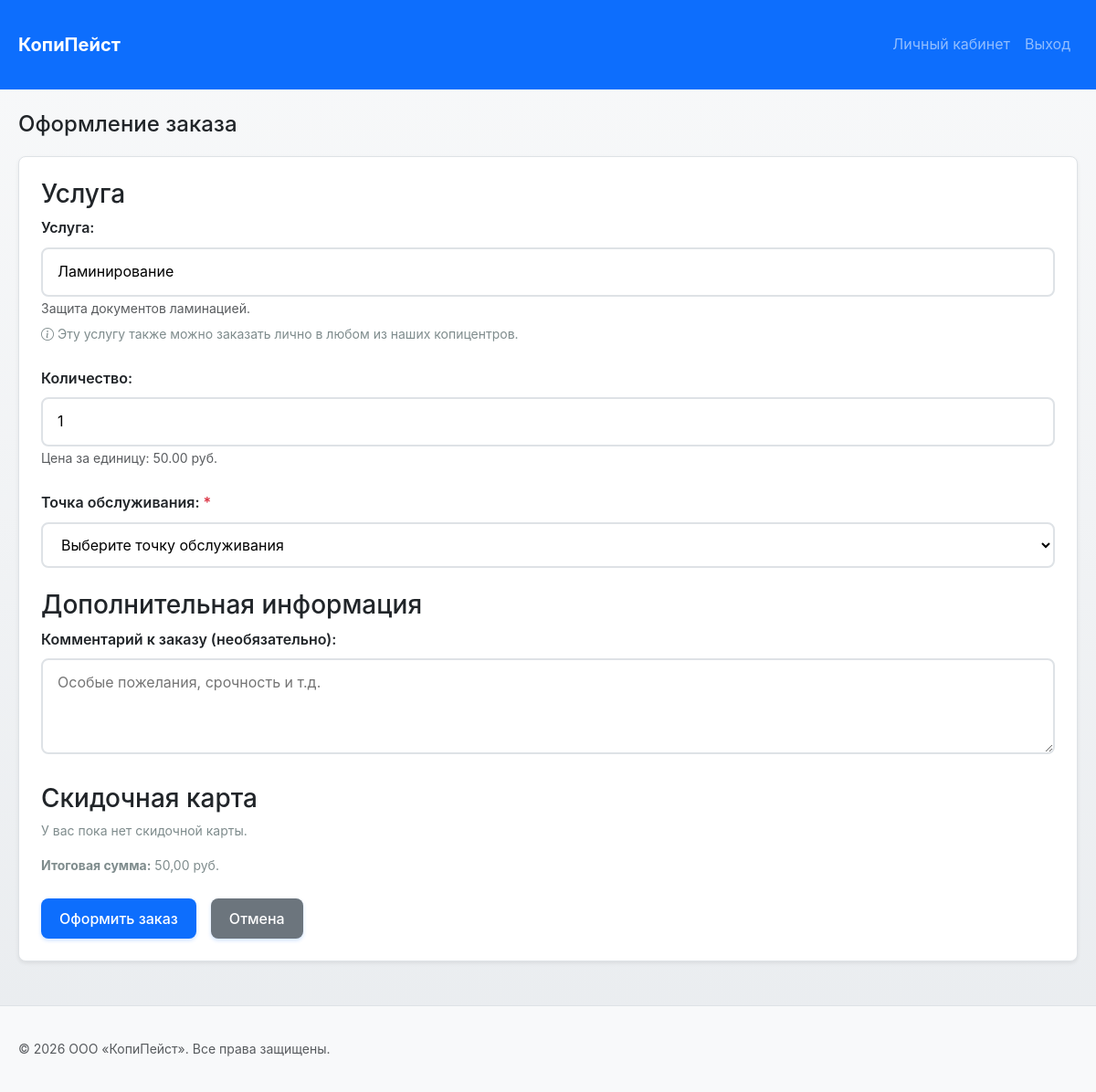
Page /orders/create.php?service_id=5 (signed in) on the committed database.
### tables this page shows
CREATE TABLE `services` (
  `service_id` int NOT NULL,
  `service_name` varchar(255) NOT NULL,
  `description` text,
  `base_price` decimal(10,2) NOT NULL,
  `location_id` int DEFAULT NULL,
  `is_active` tinyint(1) DEFAULT '1',
  `created_at` timestamp NULL DEFAULT CURRENT_TIMESTAMP,
  `is_offline` tinyint(1) NOT NULL DEFAULT '0' COMMENT '1 - услуга только оффлайн, 0 - можно заказать онлайн'
);

### function/helpers.php (called while the page is built, shortened)
<?php
function formatPrice(float|int $price): string
{
    return number_format($price, 2, '.', ' ') . ' руб.';
}

### function/auth.php (called while the page is built, shortened)
<?php
function getRoleId() {
    return $_SESSION['role_id'] ?? 0;
}

### orders/create.php (the view, shortened to what this page needs)
<?php
require_once __DIR__ . '/../function/connect.php';
require_once __DIR__ . '/../function/auth.php';
require_once __DIR__ . '/../function/helpers.php';
$error   = '';
$service = null;
$serviceId = intval($_GET['service_id'] ?? 0);
if ($serviceId > 0) {
    $stmt = $pdo->prepare("SELECT * FROM services WHERE service_id = ?");
    $stmt->execute([$serviceId]);
    $service = $stmt->fetch();
}
$isEmployee = in_array(getRoleId(), [2, 3]);
$employeeLocationId = null;
$employeeLocationName = '';
$locations = $pdo->query("SELECT location_id, CONCAT(location_name, ' - ', address) as address_name FROM locations WHERE is_active = 1 ORDER BY location_name")->fetchAll();
$discountCard = null;
try {
    $stmt = $pdo->prepare("SELECT discount_id, number_of_bonuses FROM discount_card WHERE user_id = ?");
    $stmt->execute([$_SESSION['user_id']]);
    $discountCard = $stmt->fetch(PDO::FETCH_ASSOC) ?: null;
} catch (PDOException $e) {
    try {
        $stmt = $pdo->prepare(
            "SELECT dc.discount_id, dc.number_of_bonuses
             FROM discount_card dc
             JOIN user_discount_card udc ON udc.discount_id = dc.discount_id
             WHERE udc.id_user = ? LIMIT 1"
        );
        $stmt->execute([$_SESSION['user_id']]);
        $discountCard = $stmt->fetch(PDO::FETCH_ASSOC) ?: null;
    } catch (PDOException $e2) {
        $discountCard = null;
    }
}
require_once __DIR__ . '/../function/layout_start.php';
?>
        <h2>Оформление заказа</h2>
        <?php if ($error): ?>
            <div class="alert alert-error"><?= htmlspecialchars($error) ?></div>
            <div class="form-actions">
                <a href="../index.php" class="btn btn-secondary">Вернуться в каталог услуг</a>
            </div>
        <?php elseif ($service): ?>
            <form method="POST" class="order-form">
                <div class="form-section">
                    <h3>Услуга</h3>
                    <div class="form-group">
                        <label>Услуга:</label>
                        <input type="text" value="<?= htmlspecialchars($service['service_name']) ?>" readonly>
                        <?php if (!empty($service['description'])): ?>
                            <small class="form-text text-muted"><?= htmlspecialchars($service['description']) ?></small>
                        <?php endif; ?>
                        <p class="form-hint" style="margin-top: 5px;">
                            <i class="bi bi-info-circle"></i> Эту услугу также можно заказать лично в любом из наших копицентров.
                        </p>
                    </div>
                    <div class="form-group">
                        <label for="quantity">Количество:</label>
                        <input type="number" name="quantity" id="quantity" min="1" max="1000000" step="1" value="1" required>
                        <small class="form-text text-muted">Цена за единицу: <?= formatPrice($service['base_price']) ?></small>
                    </div>
                    <?php if (!empty($locations)): ?>
                    <div class="form-group">
                        <label for="location_id">Точка обслуживания: <span class="text-danger">*</span></label>
                        <?php if ($isEmployee && $employeeLocationId): ?>
                            <input type="hidden" name="location_id" value="<?= $employeeLocationId ?>">
                            <p class="form-control-static" style="padding-top: 7px;">
                                <strong><?= htmlspecialchars($employeeLocationName) ?></strong><br>
                                <small class="form-text text-muted">(Вы закреплены за этим копицентром, поэтому адрес выбран автоматически)</small>
                            </p>
                        <?php else: ?>
                            <select name="location_id" id="location_id" required>
                                <option value="">Выберите точку обслуживания</option>
                            </select>
                        <?php endif; ?>
                    </div>
                    <?php else: ?>
                        <div class="alert alert-error">Нет доступных точек обслуживания. Обратитесь к администратору.</div>
                    <?php endif; ?>
                </div>
                <div class="form-section">
                    <h3>Дополнительная информация</h3>
                    <div class="form-group">
                        <label for="client_comment">Комментарий к заказу (необязательно):</label>
                        <textarea name="client_comment" id="client_comment" rows="3" placeholder="Особые пожелания, срочность и т.д."></textarea>
                    </div>
                </div>
                <div class="form-section">
                    <h3>Скидочная карта</h3>
                    <?php if ($discountCard && (int)$discountCard['number_of_bonuses'] > 0): ?>
                        <p class="form-hint">
                            На вашей карте <strong><?= (int)$discountCard['number_of_bonuses'] ?> бонусов</strong>.
                            1 бонус = 1 рубль скидки.
                        </p>
                        <div class="form-group">
                            <label for="use_bonuses">
                                Списать бонусов
                                <small class="text-muted">(макс. <?= (int)$discountCard['number_of_bonuses'] ?>)</small>:
                            </label>
                            <input type="number" name="use_bonuses" id="use_bonuses"
                                   min="0" max="<?= (int)$discountCard['number_of_bonuses'] ?>" value="0">
                        </div>
                    <?php elseif ($discountCard): ?>
                        <p class="form-hint">На вашей карте 0 бонусов.</p>
                    <?php else: ?>
                        <p class="form-hint">У вас пока нет скидочной карты.</p>
                    <?php endif; ?>
                    <p class="order-total-hint" id="order_total_hint">
                    </p>
                </div>
                <div class="form-actions">
                    <button type="submit" class="btn btn-primary">Оформить заказ</button>
                    <a href="../index.php" class="btn btn-secondary">Отмена</a>
                </div>
            </form>
        <?php endif; ?>
<?php require_once __DIR__ . '/../function/layout_end.php'; ?>

### css/style.css (style rules this page uses)
:root { --cp-primary: #0d6efd; --cp-primary-hover: #0b5ed7; --cp-primary-light: #cfe2ff; --cp-secondary: #6c757d; --cp-success: #198754; --cp-danger: #dc3545; --cp-warning: #ffc107; --cp-info: #0dcaf0; --cp-light: #f8f9fa; --cp-dark: #212529; --cp-gradient-primary: linear-gradient(135deg, #667eea 0%, #764ba2 100%); --cp-gradient-success: linear-gradient(135deg, #81FBB8 0%, #28C76F 100%); --cp-border: #dee2e6; --cp-border-light: #e9ecef; --cp-radius: 0.5rem; --cp-radius-sm: 0.25rem; --cp-radius-lg: 0.75rem; --cp-shadow: 0 0.125rem 0.25rem rgba(0, 0, 0, 0.075); --cp-shadow-md: 0 0.25rem 0.5rem rgba(0, 0, 0, 0.1); --cp-shadow-lg: 0 0.5rem 1rem rgba(0, 0, 0, 0.15); --cp-shadow-hover: 0 0.75rem 1.5rem rgba(0, 0, 0, 0.2); --cp-transition: all 0.3s cubic-bezier(0.4, 0, 0.2, 1); --cp-transition-fast: all 0.15s ease-in-out; --cp-font-sans: -apple-system, BlinkMacSystemFont, 'Segoe UI', Roboto, 'Helvetica Neue', Arial, sans-serif; --cp-font-mono: 'Monaco', 'Courier New', monospace; }
* { margin: 0; padding: 0; box-sizing: border-box; }
body, .site-body { font-family: var(--cp-font-sans); line-height: 1.6; color: var(--cp-dark); background: linear-gradient(to bottom, #f8f9fa 0%, #e9ecef 100%); min-height: 100vh; }
.site-main h2 { margin-bottom: 1.25rem; font-size: 1.5rem; color: var(--cp-dark); }
.btn { display: inline-flex; align-items: center; justify-content: center; gap: 0.5rem; padding: 0.625rem 1.25rem; background-color: var(--cp-primary); color: #fff; text-decoration: none; border: none; border-radius: var(--cp-radius); cursor: pointer; font-size: 1rem; font-weight: 500; transition: var(--cp-transition-fast); box-shadow: 0 2px 4px rgba(13, 110, 253, 0.2); position: relative; overflow: hidden; }
.btn::before { content: ''; position: absolute; top: 50%; left: 50%; width: 0; height: 0; border-radius: 50%; background: rgba(255, 255, 255, 0.3); transform: translate(-50%, -50%); transition: width 0.6s, height 0.6s; }
.btn-primary { background-color: var(--cp-primary); }
.btn-secondary { background-color: var(--cp-secondary); }
form { background: #fff; padding: 1.5rem; border-radius: var(--cp-radius); box-shadow: var(--cp-shadow); margin-bottom: 1.5rem; border: 1px solid var(--cp-border); }
.form-group { margin-bottom: 1.5rem; }
.form-group label { display: block; margin-bottom: 0.5rem; font-weight: 600; }
.form-hint, .order-total-hint { font-size: 0.875rem; color: #7f8c8d; margin-bottom: 1rem; }
.form-group input, .form-group select, .form-group textarea { width: 100%; padding: 0.75rem 1rem; border: 2px solid var(--cp-border); border-radius: var(--cp-radius); font-size: 1rem; transition: var(--cp-transition-fast); background-color: #fff; }
.form-group textarea { resize: vertical; }
.form-actions { display: flex; gap: 1rem; margin-top: 1.5rem; }

### rows in the picture
services: service_name "Ламинирование", description "Защита документов ламинацией.", base_price "50.00 руб."
